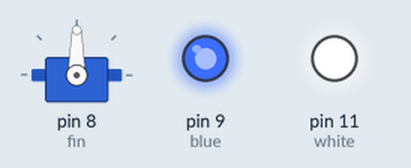
This sketch was run on a simulated Arduino Uno, built with avr-gcc and run on an emulated ATmega328P. Parts: servo, output pins drawn as LEDs (lit = HIGH).

Above: at 0.05 s.
At 1.15 s:
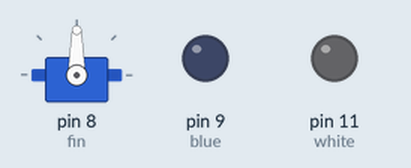
At 2.25 s:
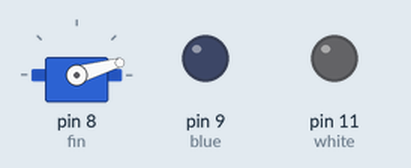
At 2.7 s:
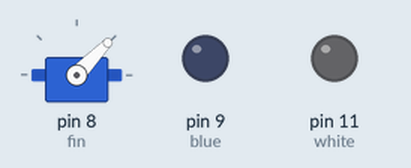
At 3.2 s:
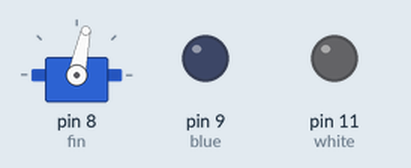
At 4.4 s:
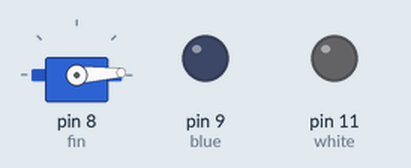
Timing chart, 0 to 5.8 s (numbered marks = the images above):
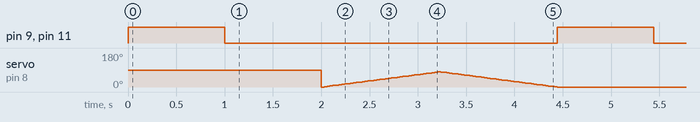

Measured:
- by itself, pin 9 (blue), pin 11 (white): alternates HIGH for 1.0 s and LOW for 3.4 s

The sketch:

Monster_Bot_Code.ino
```cpp
#include <Servo.h>
int white = 11;
int blue = 9;
Servo fin;
int pos = 0;
void setup() {
fin.attach(8);
   pinMode(white, OUTPUT);
   pinMode(blue, OUTPUT);
}

// the loop fuction runs over and over again forever
void loop() {
  digitalWrite(white, HIGH);
  digitalWrite(blue, HIGH);
  delay(1000);
  digitalWrite(white, LOW);
  digitalWrite(blue, LOW);
  delay(1000);


  for (pos = 0; pos <= 80; pos += 1) { // goes from 0 degrees to 180 degrees
    // in steps of 1 degree
    fin.write(pos);              // tell servo to go to position in variable 'pos'
    delay(15);                       // waits 15ms for the servo to reach the position
  }
  for (pos = 80; pos >= 0; pos -= 1) { // goes from 180 degrees to 0 degrees
    fin.write(pos);              // tell servo to go to position in variable 'pos'
    delay(15);                       // waits 15ms for the servo to reach the position
  }
}


/* all this is comments
 that is inside the symbols
 */
```
